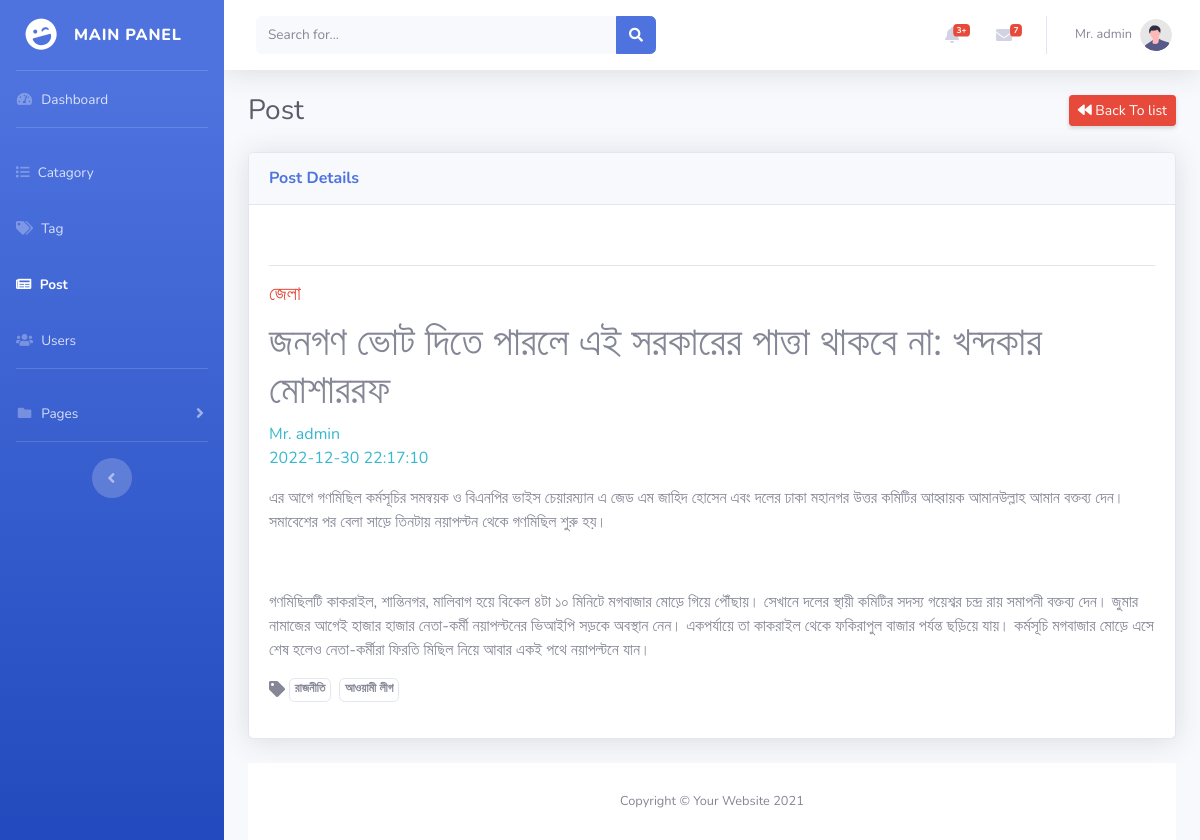
The page /admin/postDetails.php?id=8 (signed in) on the database its author committed.
### tables this page shows
CREATE TABLE `post` (
  `id` bigint NOT NULL,
  `admin_id` bigint NOT NULL,
  `catagory_id` bigint NOT NULL,
  `title` varchar(255) NOT NULL,
  `slug` varchar(255) NOT NULL,
  `description` longtext NOT NULL,
  `image` varchar(255) NOT NULL,
  `is_published` enum('Published','Draft') NOT NULL DEFAULT 'Draft',
  `created_at` datetime DEFAULT NULL,
  `updated_at` datetime DEFAULT NULL
);

CREATE TABLE `catagory` (
  `id` bigint NOT NULL,
  `name` varchar(255) NOT NULL,
  `slug` varchar(255) NOT NULL
);

CREATE TABLE `tag` (
  `id` bigint NOT NULL,
  `name` varchar(255) NOT NULL,
  `slug` varchar(255) NOT NULL
);

### admin/postDetails.php (the view, shortened to what this page needs)
<?php
include "layout/head.php";
if (isset($_GET['id']) && !empty($_GET['id'])) {
    $id = trim($_GET['id']);
    $sql = "SELECT post.*, catagory.name as catagoryName, admin.name as author FROM post
    INNER JOIN catagory ON post.catagory_id = catagory.id
    INNER JOIN admin ON post.admin_id = admin.id
    WHERE post.id=:id";
    $stmp = $conn->prepare($sql);
    $stmp->bindparam(':id', $id, PDO::PARAM_INT);
    $stmp->execute();
    $result = $stmp->fetch(PDO::FETCH_OBJ);
}
?>
<div id="wrapper">
    <?php include "layout/sidebard.php"; ?>
    <div id="content-wrapper" class="d-flex flex-column">
        <div id="content">
            <?php include "layout/topbar.php"; ?>
            <div class="container-fluid">
                <div class="d-sm-flex align-items-center justify-content-between mb-4">
                    <h1 class="h3 mb-0 text-gray-800">Post</h1>
                    <a href="post.php" class="d-none d-sm-inline-block btn btn-sm btn-danger shadow-sm">
                        <i class="fas fa-backward text-white"></i> Back To list</a>
                </div>
                <div class="card shadow mb-4">
                    <div class="card-header py-3">
                        <h6 class="m-0 font-weight-bold text-primary">Post Details</h6>
                    </div>
                    <div class="card-body">
                        <hr>
                        <h5 class="text-danger card-title"><?php echo $result->catagoryName; ?></h5>
                        <h1><?php echo $result->title; ?></h1>
                        <ul class="list-inline text-info">
                            <li><?php echo $result->author; ?></li>
                            <li><?php echo $result->created_at; ?></li>
                        </ul>
                        <p class="text-dark"><?php echo $result->description; ?></p>
                        <ul class="list-inline d-flex">
                            <li class="pr-1"><i class="fa fa-tag"></i></li>
                            <?php
                            $sql = "SELECT tag.* FROM tag INNER JOIN post_tag ON tag.id = post_tag.tag_id WHERE
                                post_id=:postId";
                            $stmt = $conn->prepare($sql);
                            $stmt->bindParam(':postId', $result->id, PDO::PARAM_INT);
                            $stmt->execute();
                            $resultTag = $stmt->fetchAll(PDO::FETCH_OBJ);
                            if ($resultTag) {
                                foreach ($resultTag as $key => $tag) { ?>
                                    <li class="mr-2 badge border"><?php echo $tag->name; ?></li>
                            <?php
                                }
                            }
                            ?>
                        </ul>
                    </div>
                </div>
                <?php
                include "layout/footer.php";
                ?>

### rows shown on the page
post: catagory.name "জেলা", title "জনগণ ভোট দিতে পারলে এই সরকারের পাত্তা থাকবে না: খন্দকার মোশাররফ", admin.name "Mr. admin", created_at "2022-12-30 22:17:10", description "এর আগে গণমিছিল কর্মসূচির সমন্বয়ক ও বিএনপির ভাইস চেয়ারম্যান এ জেড এম জাহিদ হোসেন এবং দলের ঢাকা মহানগর উত্তর কমিটির আহ্বায়ক আমানউল্লাহ আমান বক্তব্য দেন। সমাবেশের পর বেলা সাড়ে তিনটায় নয়াপল্টন থেকে গণমিছিল শুরু হয়। গণমিছিলটি কাকরাইল, শান্তিনগর, মালিবাগ হয়ে বিকেল ৪টা ১০ মিনিটে মগবাজার মোড়ে গিয়ে পৌঁছায়। সেখানে দলের স্থায়ী কমিটির সদস্য গয়েশ্বর চন্দ্র রায় সমাপনী বক্তব্য দেন। জুমার নামাজের আগেই হাজার হাজার নেতা-কর্মী নয়াপল্টনের ভিআইপি সড়কে অবস্থান নেন। একপর্যায়ে তা কাকরাইল থেকে ফকিরাপুল বাজার পর্যন্ত ছড়িয়ে যায়। কর্মসূচি মগবাজার মোড়ে এসে শেষ হলেও নেতা-কর্মীরা ফিরতি মিছিল নিয়ে আবার একই পথে নয়াপল্টনে যান।"
tag: name "রাজনীতি"
tag: name "আওয়ামী লীগ"

### other values the page prints
$_SESSION['name'] "Mr. admin"
